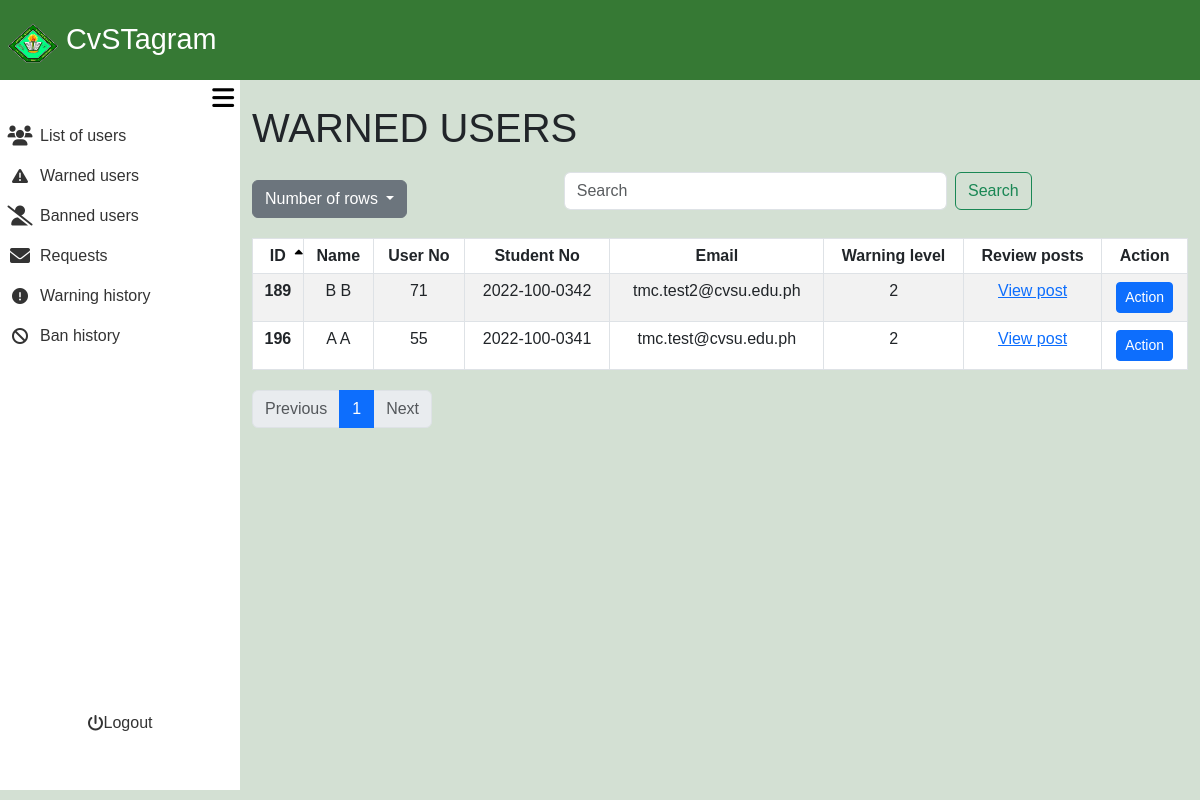
Page /admin_area/active_warn.php?rows=25&page=1 (signed in) on the committed database.
### tables this page shows
CREATE TABLE `active_warning` (
  `active_warning_id` int(11) NOT NULL,
  `warning_id` int(11) NOT NULL,
  `user_no` int(11) NOT NULL,
  `warn_appeal_id` int(11) NOT NULL,
  `warning_level` int(11) NOT NULL DEFAULT 1,
  `issue_date` date NOT NULL,
  `reset_date` date NOT NULL
);

CREATE TABLE `user_registration` (
  `user_no` int(11) NOT NULL,
  `user_ip` varchar(255) NOT NULL,
  `user_ID` varchar(255) NOT NULL,
  `email` varchar(255) NOT NULL,
  `student_no` varchar(13) NOT NULL,
  `fname` varchar(255) NOT NULL,
  `lname` varchar(255) NOT NULL,
  `bday` date NOT NULL,
  `gender` varchar(20) NOT NULL,
  `coverphoto` varchar(250) NOT NULL,
  `profilepicture` varchar(250) NOT NULL,
  `created_at` timestamp NOT NULL DEFAULT current_timestamp(),
  `updated_at` timestamp NOT NULL DEFAULT current_timestamp() ON UPDATE current_timestamp(),
  `user_password` varchar(255) NOT NULL
);

### admin_area/active_warn.php (the view, shortened to what this page needs)
<?php
require_once '../include/connect.php';
require_once '../include/bootsrap.php';
?>
<!DOCTYPE html>
<html lang="en">
<head>
    <link rel="stylesheet" href="admin_dashbaord.css?v=<?php echo time(); ?>">
</head>
<body>
<div class="container-fluid screen">
    <div class="container-fluid nav">
        <nav class="navbar">
            <div class="container-fluid navtexticon">
                <a class="navbar-brand px-2" href="#">
                <img src="../images/Cavite_State_University_(CvSU).png" alt="Logo" width="50" height="40" class="d-inline-block align-text-top">
                CvSTagram
                </a>
            </div>
        </nav>
    </div>
    <div class="container-fluid contbody">
    <div class="container-fluid sidenav">
            <div class="container-fluid menubutton">
            <button onclick="toggleSidenav()"><i class="fa-solid fa-bars"></i></button>
            </div>
            <div class="container-fluid featurescont">
    <div class="container-fluid buttonlinkside">
                <div class="row">
                        <div class="col">
                            <ul>
                                <li>
                                    <a href="list_of_users.php">
                                        <div class="container-fluid listofusers">
                                            <div class="container-fluid listusericon">
                                                 <i class="fa-solid fa-users fa-lg"></i>
                                            </div>
                                            <div class="container-fluid listofusersname">
                                                List of users
                                            </div>
                                        </div>
                                    </a>
                                </li>
                            </ul>
                        </div>
                    </div>
                    <div class="row">
                        <div class="col">
                            <ul>
                                <li>
                                    <a href="active_warn.php">
                                        <div class="container-fluid listofusers">
                                            <div class="container-fluid listusericon">
                                            <i class="fa-solid fa-triangle-exclamation"></i>
                                            </div>
                                            <div class="container-fluid listofusersname">
                                                Warned users
                                            </div>
                                        </div>
                                    </a>
                                </li>
                            </ul>
                        </div>
                    </div>
                    <div class="row">
                        <div class="col">
                            <ul>
                                <li>
                                    <a href="active_ban.php">
                                        <div class="container-fluid Bannedaccounts">
                                            <div class="container-fluid Bannedaccountsicon">
                                            <i class="fa-solid fa-user-slash fa-lg"></i>
                                            </div>
                                            <div class="container-fluid Bannedaccountsname">
                                                Banned users
                                            </div>
                                        </div>
                                    </a>
                                </li>
                            </ul>
                        </div>
                    </div>
                        <div class="row">
                            <div class="col">
                                <ul>
                                    <li>
                                        <a href="request.php">
                                            <div class="container-fluid Deletedaccounts">
                                                <div class="container-fluid Deletedaccountsicon">
                                                <i class="fa-solid fa-envelope fa-lg"></i>
                                                </div>
                                                <div class="container-fluid Deletedaccountsname">
                                                        Requests
                                                </div>
                                            </div>
                                        </a>
                                    </li>
                                </ul>
                            </div>
                        </div>
                        <div class="row">
                        <div class="col">
                            <ul>
                                <li>
                                    <a href="warned_user.php">
                                        <div class="container-fluid listofusers">
                                            <div class="container-fluid listusericon">
                                            <i class="fa-solid fa-circle-exclamation"></i>
                                            </div>
                                            <div class="container-fluid listofusersname">
                                                Warning history
                                            </div>
                                        </div>
                                    </a>
                                </li>
                            </ul>
                        </div>
                    </div>
                    <div class="row">
                        <div class="col">
                            <ul>
                                <li>
                                    <a href="banned_user.php">
                                        <div class="container-fluid Bannedaccounts">
                                            <div class="container-fluid Bannedaccountsicon">
                                                <i class="fa-solid fa-ban"></i>
                                            </div>
                                            <div class="container-fluid Bannedaccountsname">
                                                Ban history
                                            </div>
                                        </div>
                                    </a>
                                </li>
                            </ul>
                        </div>
                    </div>
                    </div>
                <div class="container-fluid logoutcont">
                        <div class="row">
                            <div class="col">
                                <ul>
                                    <li>
                                        <a href="">
                                            <div class="container-fluid Deletedaccounts" style="border-radius: 10px;">
                                                <div class="container-fluid Deletedaccountsicon">
                                                <i class="fa-solid fa-power-off"></i>
                                                </div>
                                                <div class="container-fluid Deletedaccountsname">
                                                    <a href="admin_logout.php">Logout</a>
                                                </div>
                                            </div>
                                        </a>
                                    </li>
                                </ul>
                            </div>
                        </div>
                </div>
            </div>
        </div>
        <div class="container-fluid content">
<?php
$search = isset($_GET['search']) ? trim($_GET['search']) : '';
$sort_column = isset($_GET['sort']) ? $_GET['sort'] : 'warning_id';
$sort_direction = isset($_GET['direction']) && $_GET['direction'] == 'desc' ? 'desc' : 'asc';
$rows_per_page = isset($_GET['rows']) ? intval($_GET['rows']) : 10;
$page = isset($_GET['page']) ? intval($_GET['page']) : 1;
$offset = ($page - 1) * $rows_per_page;
$searchFilter = !empty($search) ? " AND (ur.fname LIKE '%$search%' OR aw.warning_id LIKE '%$search%' OR ur.lname LIKE '%$search%' OR ur.email LIKE '%$search%' OR ur.student_no LIKE '%$search%' OR ur.user_no LIKE '%$search%')" : "";
$usersQuery = "SELECT aw.warning_id, ur.fname, ur.lname, ur.user_no, ur.student_no, ur.email, aw.warning_level
FROM `active_warning`aw
LEFT JOIN user_registration ur ON aw.user_no = ur.user_no
               WHERE 1=1 $searchFilter
               ORDER BY $sort_column $sort_direction
               LIMIT $rows_per_page OFFSET $offset";
$usersResult = $con->query($usersQuery);
$totalQuery = "SELECT COUNT(*) AS total FROM user_registration";
$totalResult = $con->query($totalQuery);
$totalRecords = $totalResult->fetch_assoc()['total'];
$totalPages = ceil($totalRecords / $rows_per_page);
?>
    <div class="container mt-4 ">
        <h1>WARNED USERS</h1>
        <div class="container-fluid operations">
            <div class="dropdown">
                <button class="btn btn-secondary dropdown-toggle" type="button" data-bs-toggle="dropdown" aria-expanded="false">
                    Number of rows
                </button>
            </div>
                    <div class="container-fluid search">
                        <form class="d-flex" role="search" style="width: 100%;" method="GET" action="">
                            <input class="form-control me-2" type="search" name="search" placeholder="Search" aria-label="Search" value="<?php echo htmlspecialchars($search); ?>">
                            <button class="btn btn-outline-success" type="submit">Search</button>
                        </form>
                    </div>
        </div>
        <table class="table table-bordered table-striped">
            <thead>
                <tr>
                    <th scope="col" class="sortable <?php echo ($sort_column == 'warning_id') ? ($sort_direction == 'asc' ? 'asc' : 'desc') : ''; ?>" onclick="sortTable('warning_id')">ID<i class="fa-solid fa-sort-up"></i><i class="fa-solid fa-sort-down"></i></th>
                    <th scope="col" class="sortable <?php echo ($sort_column == 'fname') ? ($sort_direction == 'asc' ? 'asc' : 'desc') : ''; ?>" onclick="sortTable('fname')">Name</th>
                    <th scope="col" class="sortable <?php echo ($sort_column == 'user_no') ? ($sort_direction == 'asc' ? 'asc' : 'desc') : ''; ?>" onclick="sortTable('user_no')">User No</th>
                    <th scope="col" class="sortable <?php echo ($sort_column == 'student_no') ? ($sort_direction == 'asc' ? 'asc' : 'desc') : ''; ?>" onclick="sortTable('student_no')">Student No<i class="fa-solid fa-sort-up"></i><i class="fa-solid fa-sort-down"></i></th>
                    <th scope="col" class="sortable <?php echo ($sort_column == 'email') ? ($sort_direction == 'asc' ? 'asc' : 'desc') : ''; ?>" onclick="sortTable('email')">Email</th>
                    <th scope="col" class="sortable <?php echo ($sort_column == 'warning_level') ? ($sort_direction == 'asc' ? 'asc' : 'desc') : ''; ?>" onclick="sortTable('warning_level')">Warning level<i class="fa-solid fa-sort-up"></i><i class="fa-solid fa-sort-down"></i></th>
                    <th scope="col">Review posts</th>
                    <th scope="col">Action</th>
                </tr>
            </thead>
            <tbody>
                <?php
                while ($user = $usersResult->fetch_assoc()): ?>
                    <tr>
                        <th scope="row"><?php echo htmlspecialchars($user['warning_id']); ?></th>
                        <td><?php echo htmlspecialchars($user['fname'] . ' ' . $user['lname']); ?></td>
                        <td><?php echo htmlspecialchars($user['user_no']); ?></td>
                        <td><?php echo htmlspecialchars($user['student_no']); ?></td>
                        <td><?php echo htmlspecialchars($user['email']); ?></td>
                        <td><?php echo htmlspecialchars($user['warning_level']); ?></td>
                        <td>
                            <a class="Review_posts text-primary" href="../admin_area/review_post.php?user_no=<?php echo htmlspecialchars($user['user_no']); ?>">View post</a>
                        </td>
                        <td>
                            <a href="admin_action.php?user_no=<?php echo htmlspecialchars($user['user_no']); ?>" class="btn btn-primary btn-sm">Action</a>
                        </td>
                    </tr>
                <?php endwhile; ?>
            </tbody>
        </table>
        <nav aria-label="Page navigation">
            <ul class="pagination">
                <li class="page-item <?php if ($page <= 1) echo 'disabled'; ?>">
                    <a class="page-link" href="?rows=<?php echo $rows_per_page; ?>&page=<?php echo max(1, $page - 1); ?>&sort=<?php echo $sort_column; ?>&direction=<?php echo $sort_direction; ?>">Previous</a>
                </li>
                <?php for ($i = 1; $i <= $totalPages; $i++): ?>
                    <li class="page-item <?php if ($i == $page) echo 'active'; ?>">
                        <a class="page-link" href="?rows=<?php echo $rows_per_page; ?>&page=<?php echo $i; ?>&sort=<?php echo $sort_column; ?>&direction=<?php echo $sort_direction; ?>"><?php echo $i; ?></a>
                    </li>
                <?php endfor; ?>
                <li class="page-item <?php if ($page >= $totalPages) echo 'disabled'; ?>">
                    <a class="page-link" href="?rows=<?php echo $rows_per_page; ?>&page=<?php echo min($totalPages, $page + 1); ?>&sort=<?php echo $sort_column; ?>&direction=<?php echo $sort_direction; ?>">Next</a>
                </li>
            </ul>
        </nav>
    </div>
        </div>
    </div>
</div>
</body>
</html>

### rows in the picture
active_warning: warning "189", user_registration.fname+lname "B B", user_registration.user_no "71", user_registration.student_no "2022-100-0342", user_registration.email "tmc.test2@cvsu.edu.ph", warning_level "2"
active_warning: warning "196", user_registration.fname+lname "A A", user_registration.user_no "55", user_registration.student_no "2022-100-0341", user_registration.email "tmc.test@cvsu.edu.ph", warning_level "2"
